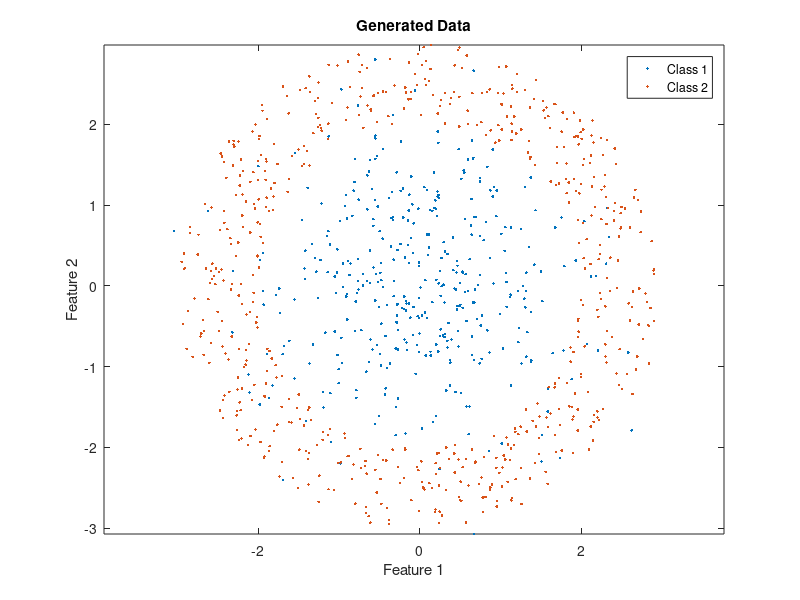

Write the MATLAB code that produced this figure. (Note: this script raises an error after producing the figure.)
clear all
close all
P1=0.35;
P2=0.65;
cov1=[1 0;0 1];
mu1=[0;0];
j=1;
k=1;
N1=0;
N2=0;
for i=1:1000
    a=0;
    b=1;
    r=(b-a).*rand(1,1)+a;
    if r< P1
       x1(:,j)= mvnrnd(mu1,cov1,1);
       N1=N1+1;
       j=j+1;
    else
        c=2;
        d=3;
        e=(d-c).*rand(1,1)+c;
        f=-pi;
        g=+pi;
        h=(g-f).*rand(1,1)+f;
        x2(1,k)= e*cos(h);
        x2(2,k)= e*sin(h);
        N2=N2+1;
        k=k+1;
       
    end
end
plot(x1(1,:),x1(2,:),'.')
hold on
plot(x2(1,:),x2(2,:),'.')
axis equal
title('Generated Data')
xlabel("Feature 1")
ylabel("Feature 2")
legend('Class 1','Class 2')
label1=zeros(N1,1);
label2=ones(N2,1);
label=[label1 ;label2];
%label=label';
x=[x1 x2];
x=x';
SVMModel = fitcsvm(x,label,'Standardize',true,'KernelFunction','gaussian','OptimizeHyperparameters','auto');
box_const= SVMModel.BoxConstraints;
CVSVMModel = crossval(SVMModel);
classLoss = kfoldLoss(CVSVMModel)
N1=0;
N2=0;
k=1;
j=1;
for i=1:1000
    a=0;
    b=1;
    r=(b-a).*rand(1,1)+a;
    if r< P1
       X1(:,j)= mvnrnd(mu1,cov1,1);
       N1=N1+1;
       j=j+1;
    else
        c=2;
        d=3;
        e=(d-c).*rand(1,1)+c;
        f=-pi;
        g=+pi;
        h=(g-f).*rand(1,1)+f;
        X2(1,k)= e*cos(h);
        X2(2,k)= e*sin(h);
        N2=N2+1;
        k=k+1;
       
    end
end

label1_new=zeros(N1,1);
label2_new=ones(N2,1);
label_new=[label1_new ;label2_new];
%label=label';
X=[X1 X2];
X=X';
pred_label_new=predict(SVMModel,X);
Y=0;
Z=0;
p=1;
q=1;
for i=1:1000
    if pred_label_new(i)==label_new(i)
        Y=Y+1;
        QW(p,:)=X(i,:);
        p=p+1;
    else
        Z=Z+1;
        AS(q,:)=X(i,:);
        q=q+1;
    end
end
Error_percentage =(Z/1000)*100
hold off
figure(5)
plot(QW(:,1),QW(:,2),'r.');
hold on
plot(AS(:,1),AS(:,2),'b+');
axis equal
title('Classified Data')
xlabel("Feature 1")
ylabel("Feature 2")
legend('Correct','Misclassified')
Y=0;

p=1;
q=1;
for i=1:1000
    if pred_label_new(i)==1
        Y=Y+1;
        RT(p,:)=X(i,:);
        p=p+1;
    else
       
        UI(q,:)=X(i,:);
        q=q+1;
    end
end

hold off
figure(6)
plot(UI(:,1),UI(:,2),'b+');
hold on
plot(RT(:,1),RT(:,2),'r.');
axis equal
title('Classified Data')
xlabel("Feature 1")
ylabel("Feature 2")
legend('Class 1','Class 2')